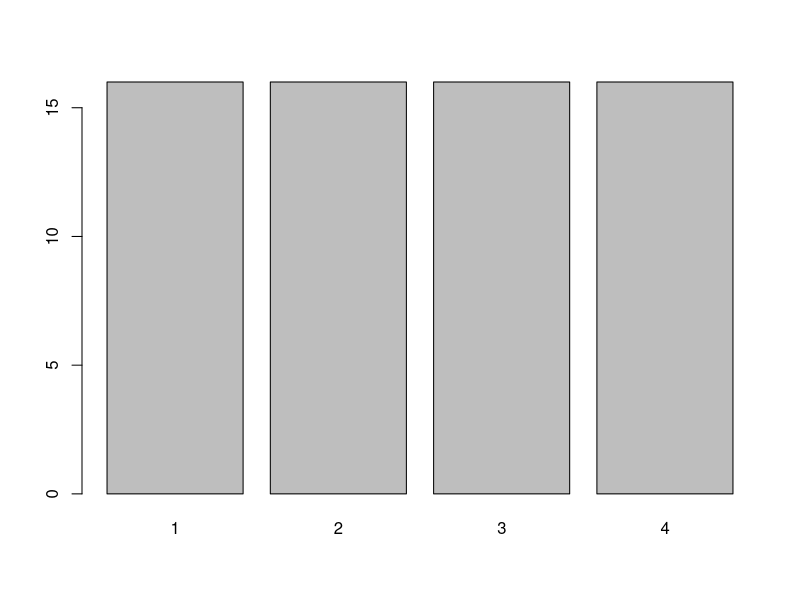
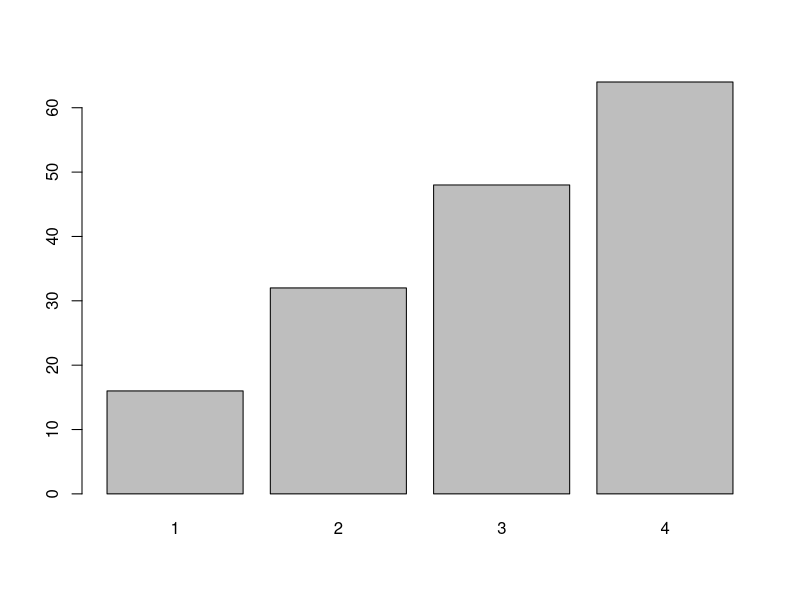
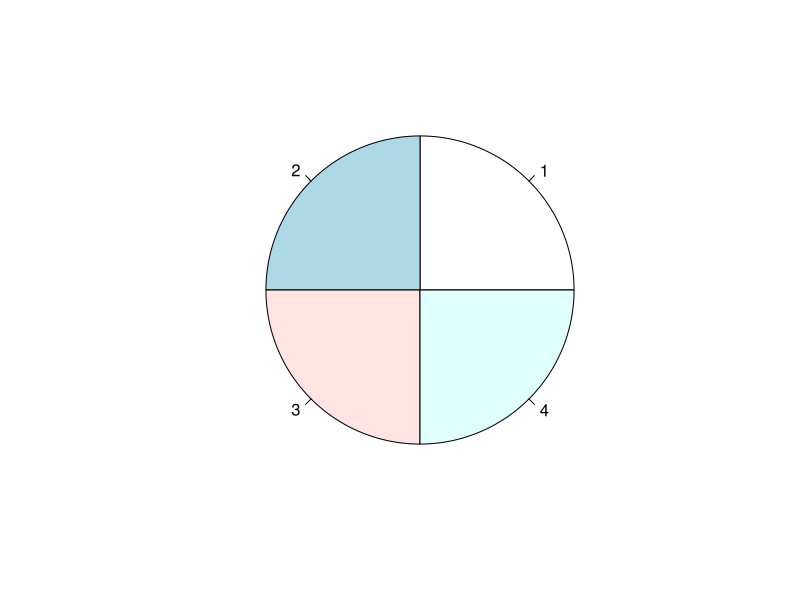
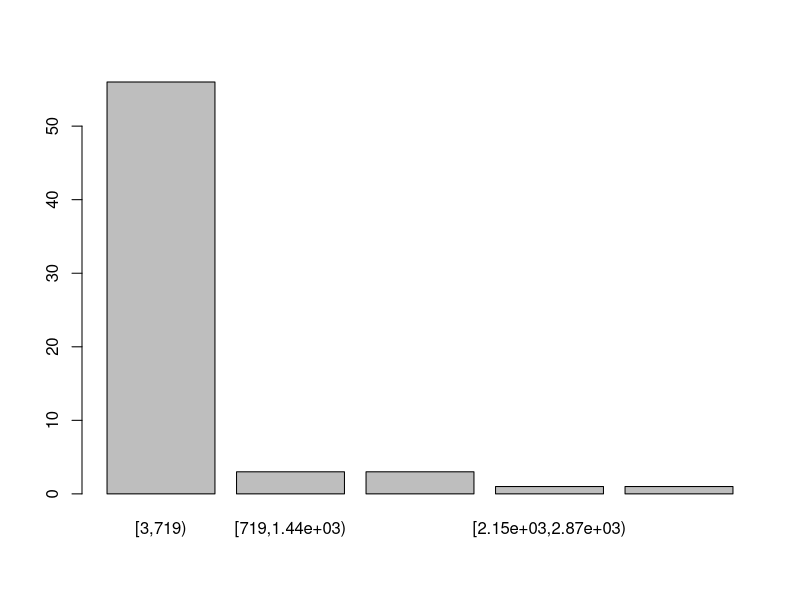
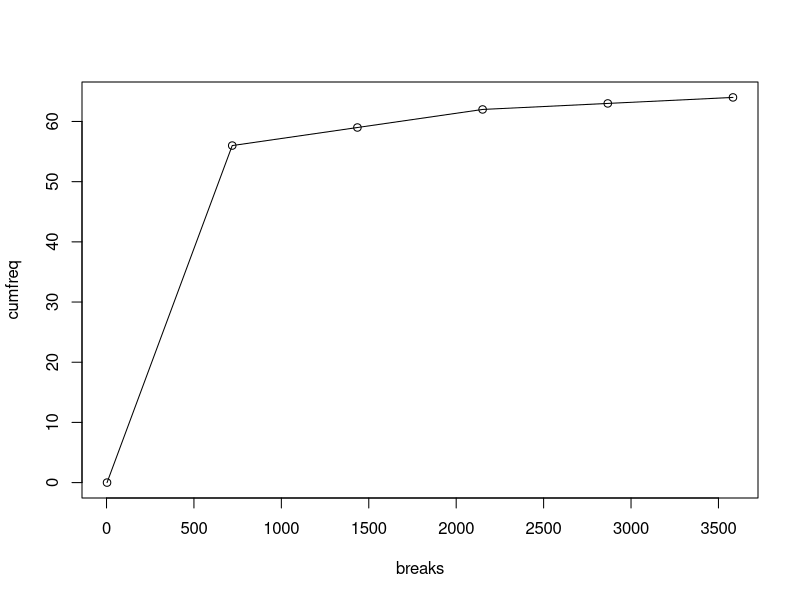
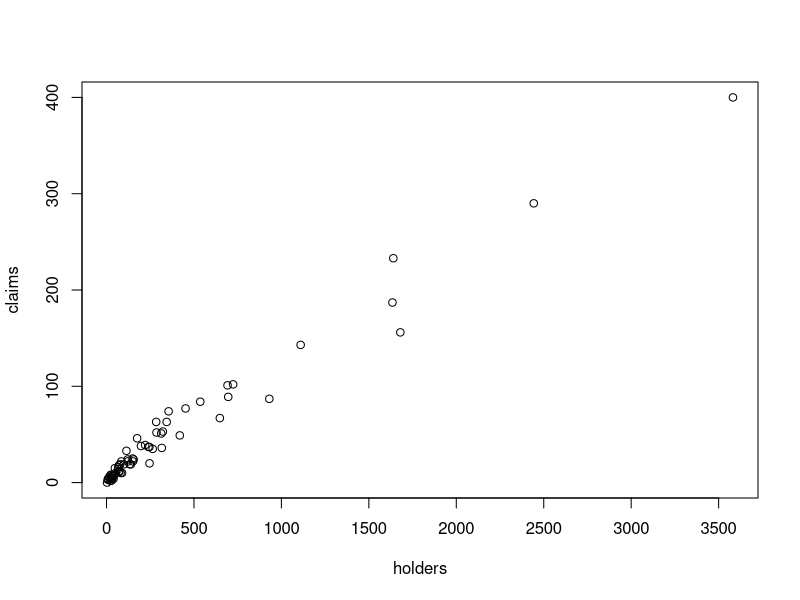

Recreate these plots in R, in order.
## ---- chunk 1
knitr::opts_chunk$set(echo = TRUE)
## ---- chunk 2
library(MASS)
data(Insurance)
head(Insurance,5)
## ---- chunk 3
str(Insurance)
## ---- chunk 4
summary(Insurance)
## ---- chunk 5
dist_freq = table(Insurance$District)
dist_freq
## ---- chunk 6
dist_rel_freq = dist_freq/nrow(Insurance)
dist_rel_freq
## ---- chunk 7
dist_cum_freq = cumsum(dist_freq)
dist_cum_freq
## ---- chunk 8
barplot(dist_freq)
## ---- chunk 9
barplot(dist_cum_freq)
## ---- chunk 10
pie(dist_rel_freq)
## ---- chunk 11
holders=Insurance$Holders
range(holders)
## ---- chunk 12
breaks=seq(3,3583, by=716)
breaks
## ---- chunk 13
holders.cut = cut(holders,breaks,right=FALSE)
## ---- chunk 14
freq=table(holders.cut)
freq
## ---- chunk 15
barplot(freq)
## ---- chunk 16
cumfreq = cumsum(freq)
cumfreq=c(0,cumfreq)
plot(breaks,cumfreq)
lines(breaks,cumfreq)
## ---- chunk 17
holders=Insurance$Holders
claims=Insurance$Claims
plot(holders,claims)
